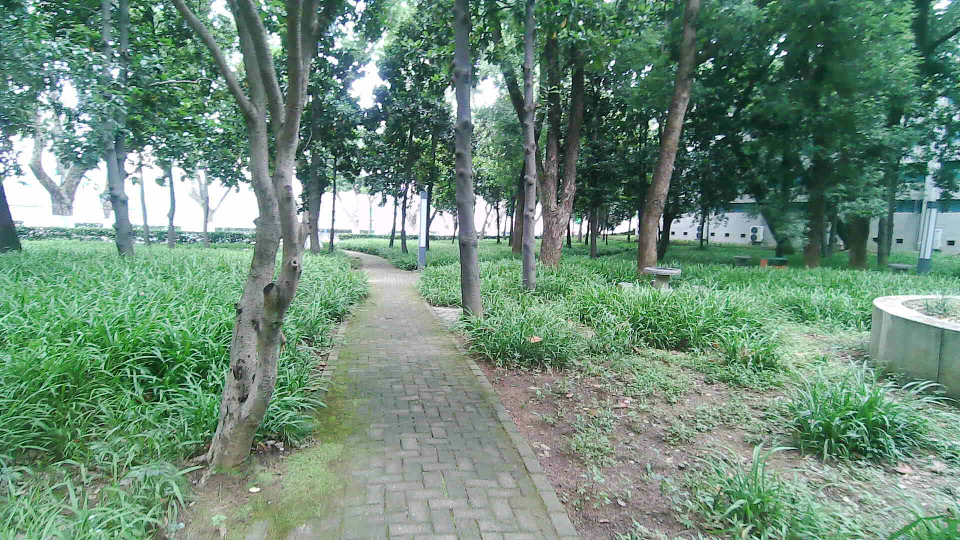
#> input picture adjustment/trees/IPC_2026-06-14.10.27.11.2380.jpg, 1920 x 1080 px (shown at 1/2 size); its folder holds only this picture in this run
$ python gen_npz.py
#> lines starting #> are read from the running program, lines starting #| are printed output that depends on the picture
import cv2
import numpy as np
import glob
import os

# ================= 配置区 =================
# 1. 树木校准图片的本地实际路径 (使用 r 前缀防止转义字符报错)
image_folder = r"D:\drone2\adjustment\trees"

# 2. 输出的 npz 文件名 (遵循诊断报告中的命名约定)
output_npz = "tree_furniture_calibration.npz"

# 3. 输入节点名称 (通常与同架构的道路模型一致为 "images"，若后续平台提示找不到输入，请再次用 Netron 确认)
onnx_input_name = "images"

# 4. 目标尺寸和需要处理的图片数量 (依据报告，树木模型截取 133 张)
target_size = (416, 416)
max_images = 133
# ==========================================

image_list = glob.glob(os.path.join(image_folder, "*.jpg"))
if not image_list:
    print(f"错误：在 {image_folder} 中没有找到 .jpg 文件！")
    exit()

# 限制图片数量：确保只处理 133 张
image_list = image_list[:max_images]
calibration_data = []

print(f"正在处理 {len(image_list)} 张图片...")

for img_path in image_list:
    # 1. 读取图片
    img = cv2.imread(img_path)
#> img is the input picture: shape (1080, 1920, 3); mean B, G, R 120.5, 140.1, 109.3
    if img is None:
        print(f"警告：无法读取图片 {img_path}")
        continue

    # 2. BGR 转 RGB
    img = cv2.cvtColor(img, cv2.COLOR_BGR2RGB)

    # 3. 缩放到 416x416
    img = cv2.resize(img, target_size)
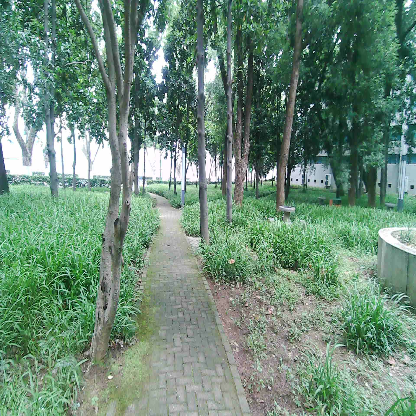
#> img: shape (416, 416, 3); mean R, G, B 109.2, 140, 120.3

    # 4. 归一化到 0.0 - 1.0 之间，并转换为 32 位浮点数
    img = img.astype(np.float32) / 255.0

    # 5. 调整维度顺序：(HWC) -> (CHW)
    img = np.transpose(img, (2, 0, 1))

    calibration_data.append(img)

# 将列表转换为统一的 NumPy 数组
# 最终形状为 (133, 3, 416, 416)
calibration_data_array = np.array(calibration_data)

# 保存为 ST Edge AI Cloud 所需的格式
np.savez(output_npz, **{onnx_input_name: calibration_data_array})

print(f"成功！已生成 {output_npz}")
print(f"数据形状为: {calibration_data_array.shape}")
#| 数据形状为: (1, 3, 416, 416)

$ run again, on adjustment/trees/IPC_2026-06-14.10.27.22.7980.jpg
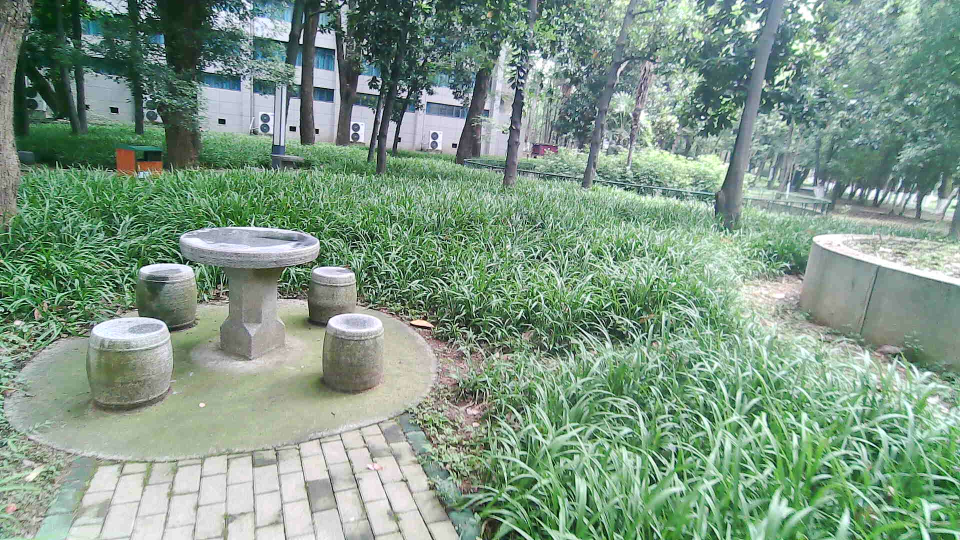
#> input picture adjustment/trees/IPC_2026-06-14.10.27.22.7980.jpg, 1920 x 1080 px (shown at 1/2 size)
#> img is the input picture: shape (1080, 1920, 3); mean B, G, R 133.8, 153.3, 127.5
#> `img = cv2.resize(img, target_size)`:
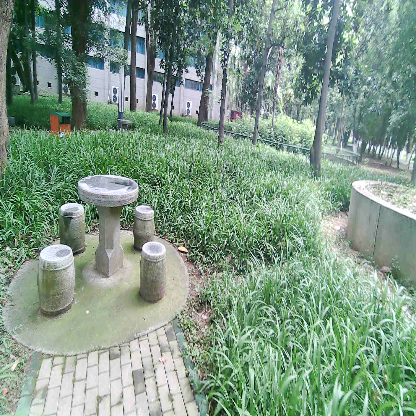
#> img: shape (416, 416, 3); mean R, G, B 127.3, 153.1, 133.6
#| 数据形状为: (1, 3, 416, 416)

$ run again, on adjustment/trees/IPC_2026-06-14.10.28.38.3570.jpg
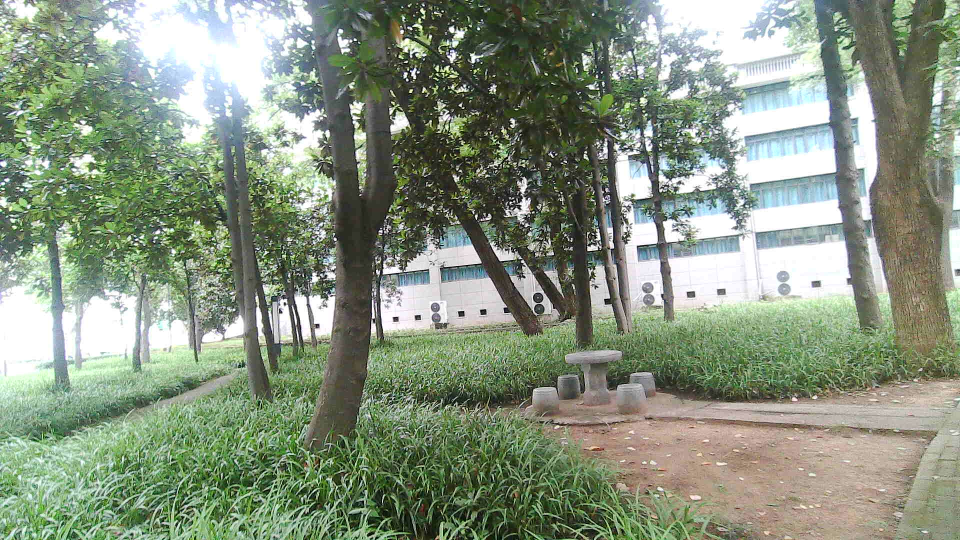
#> input picture adjustment/trees/IPC_2026-06-14.10.28.38.3570.jpg, 1920 x 1080 px (shown at 1/2 size)
#> img is the input picture: shape (1080, 1920, 3); mean B, G, R 127.7, 147.6, 135.4
#> `img = cv2.resize(img, target_size)`:
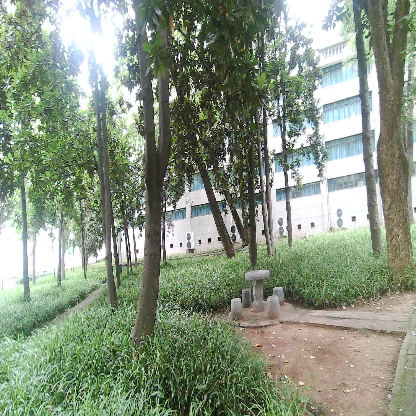
#> img: shape (416, 416, 3); mean R, G, B 135.3, 147.4, 127.6
#| 数据形状为: (1, 3, 416, 416)

$ run again, on adjustment/trees/IPC_2026-06-14.10.28.39.7880.jpg
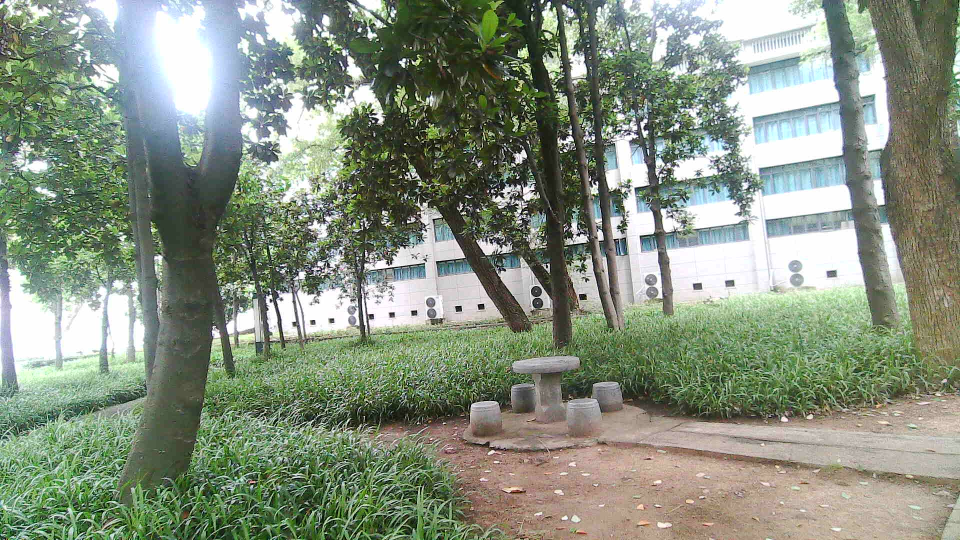
#> input picture adjustment/trees/IPC_2026-06-14.10.28.39.7880.jpg, 1920 x 1080 px (shown at 1/2 size)
#> img is the input picture: shape (1080, 1920, 3); mean B, G, R 127.7, 145.2, 134.5
#> `img = cv2.resize(img, target_size)`:
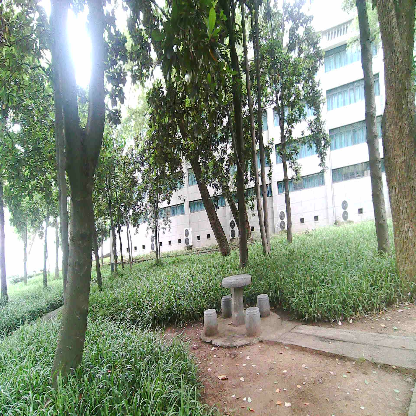
#> img: shape (416, 416, 3); mean R, G, B 134.4, 145, 127.5
#| 数据形状为: (1, 3, 416, 416)

$ run again, on adjustment/trees/IPC_2026-06-14.10.27.16.4430.jpg
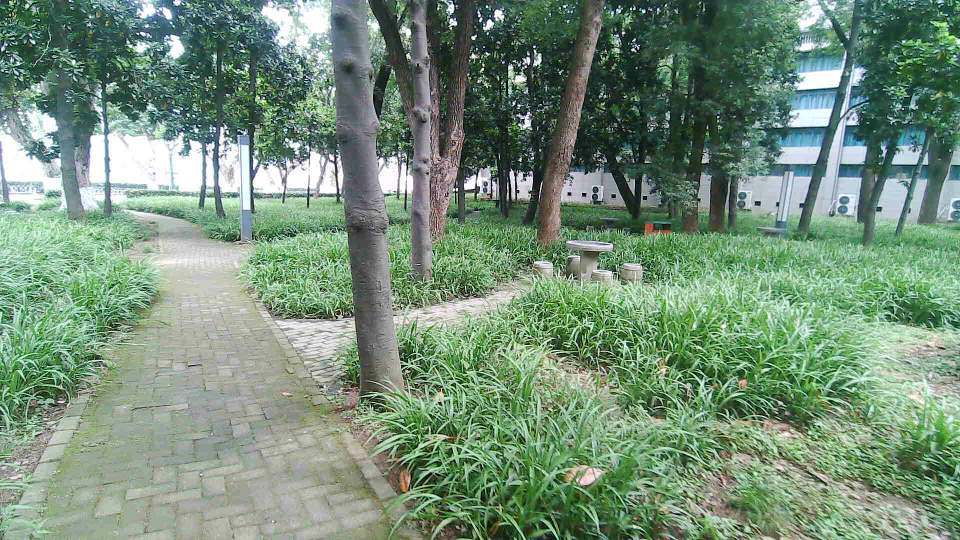
#> input picture adjustment/trees/IPC_2026-06-14.10.27.16.4430.jpg, 1920 x 1080 px (shown at 1/2 size)
#> img is the input picture: shape (1080, 1920, 3); mean B, G, R 121.1, 143.6, 117.7
#> `img = cv2.resize(img, target_size)`:
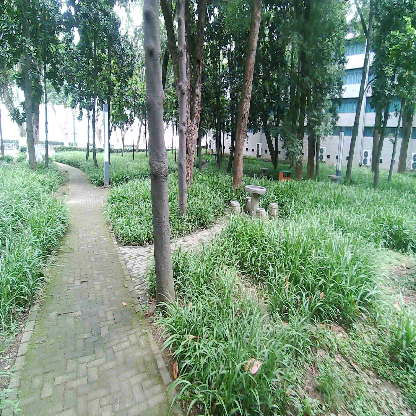
#> img: shape (416, 416, 3); mean R, G, B 117.5, 143.4, 121
#| 数据形状为: (1, 3, 416, 416)
